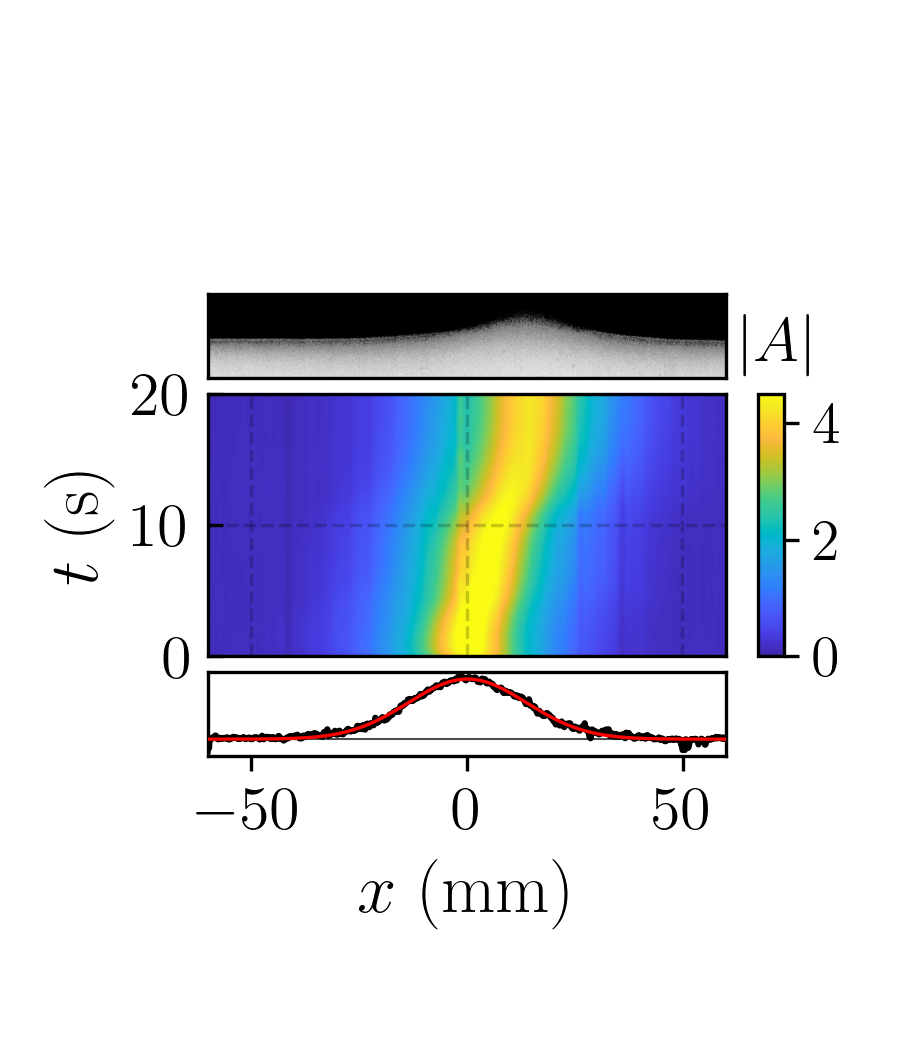

Write the Python code that produced this figure.
from functions import *
from back_process import *
from time_integrators import *

if __name__ == '__main__':
    working_directory = "D:/mnustes_science/experimental_data/soliton_control"
    shifted_soliton = working_directory + "/espacio_parametros/mov_400cu/a=12.16_f=13.30_1"
    response_dir = working_directory + "/sigma_14mm"

    Z_shifted = np.loadtxt(shifted_soliton + '/Z_strobo.txt', delimiter=',')
    X_shifted = np.loadtxt(shifted_soliton + '/X_mm.txt', delimiter=',')
    T_shifted = np.loadtxt(shifted_soliton + '/T_strobo.txt', delimiter=',')
    X_mm = np.loadtxt(shifted_soliton + '/X_mm_image.txt', delimiter=',')
    img_shifted = plt.imread(shifted_soliton + '/image_modified.jpg')
    Z_shifted = filtro_superficie(Z_shifted, 8, "Y")
    Z_shifted = filtro_superficie(Z_shifted, 10, "X")

    response = np.loadtxt(response_dir + '/response.txt', delimiter=',')
    response_fit = np.loadtxt(response_dir + '/response_fit.txt', delimiter=',')
    response_X = np.loadtxt(response_dir + '/X_mm.txt', delimiter=',')

    img_shifted = cv2.cvtColor(img_shifted, cv2.COLOR_BGR2GRAY)

    Ny_img = len(img_shifted[:, 0])

    ti, tf = 0, 25
    xi, xf = -60, 60
    Ii, If = int(0.07 * Ny_img), int(0.47 * Ny_img)
    ji, jf = np.argmin(np.abs(X_mm - xi)), np.argmin(np.abs(X_mm - xf))

    fig, ax = plt.subplots(3, 1, figsize=(3, 3.5), gridspec_kw={'height_ratios': [1, 1, 1]}, dpi=300)
    ax[0].axis('off')
    ax[2].axis('off')

    # legend
    pcm = ax[1].pcolormesh(X_shifted, T_shifted, np.flip(Z_shifted, axis=1), cmap=parula_map, shading='auto')
    cbar = plt.colorbar(pcm, aspect=10)
    cbar.set_label('$|A|$', rotation=0, size=15, labelpad=-14, y=1.3)
    cbar.set_ticks([0, 2, 4])

    ax[1].set_xlim([xi, xf])
    ax[1].tick_params(labelsize=15, direction='in', bottom=False, labelbottom=False)
    ax[1].set_ylim([0, 20])
    ax[1].set_ylabel('$t\ \\textrm{(s)}$', size=17)
    ax[1].grid(linestyle='--', alpha=0.2, color='k')
    cbar.ax.tick_params(labelsize=14)

    left, bottom, width, height = [0.231, 0.64, 0.576, 0.08]
    ax_up = fig.add_axes([left, bottom, width, height])
    ax_up.imshow(np.flip(img_shifted[Ii:If, ji:jf], axis=1), cmap="gray", aspect='auto')
    ax_up.tick_params(labelsize=15, left=False, right=False, top=False, bottom=False, labelleft=False, labelright=False, labeltop=False, labelbottom=False)

    left, bottom, width, height = [0.231, 0.28, 0.576, 0.08]
    ax_bot = fig.add_axes([left, bottom, width, height])
    ax_bot.plot(response_X, response, color='k', zorder=4)
    ax_bot.plot(response_X, response_fit, color='red', lw=0.8, zorder=5)
    ax_bot.hlines(0, xi, xf, colors="k", alpha=0.7, lw=0.5)
    ax_bot.set_xlim([xi, xf])
    ax_bot.set_xlabel(r'$x\ \textrm{(mm)}$', size=17)
    ax_bot.tick_params(labelsize=15, left=False, right=False, top=False, bottom=True, labelleft=False, labelright=False, labeltop=False, labelbottom=True)

    plt.tight_layout()
    plt.savefig("Fig01a.png", dpi=300)
    plt.close()